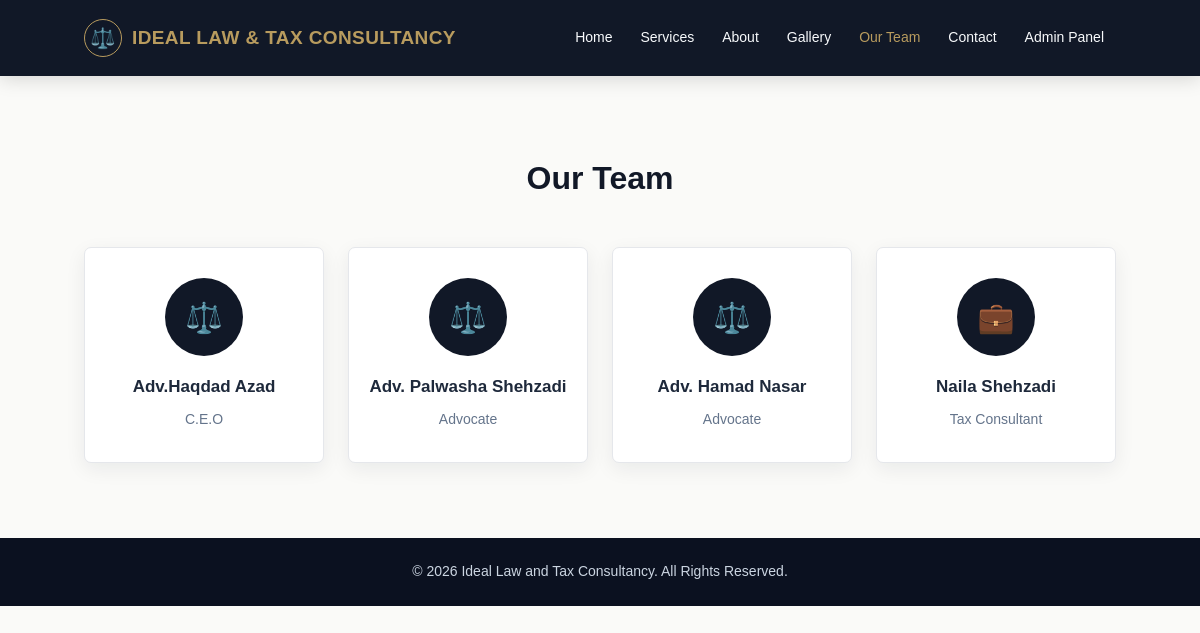
The app's page /team.php with its own data.
### tables this page shows
CREATE TABLE `team_members` (
  `id` int(11) NOT NULL,
  `member_name` varchar(100) NOT NULL,
  `designation` varchar(100) NOT NULL,
  `icon` varchar(20) DEFAULT '⚖️',
  `created_at` timestamp NOT NULL DEFAULT current_timestamp()
);

### public/team.php (the view, shortened to what this page needs)
<?php
require __DIR__ . '/../config/database.php';
$team = $conn->query("SELECT * FROM team_members ORDER BY id ASC");
?>
<!DOCTYPE html>
<html lang="en">
<head>
	<link rel="stylesheet" href="assets/css/index.css?v=6">
</head>
<body>
	<?php include __DIR__ . '/header.php'; ?>
	<section id="team">
		<h2 class="section-title">Our Team</h2>
		<div class="team">
			<?php
			if ($team && $team->num_rows > 0):
				while ($member = $team->fetch_assoc()):
					?>
					<div class="member">
						<div class="member-icon">
							<?php echo htmlspecialchars($member['icon']); ?>
						</div>
						<h3>
							<?php echo htmlspecialchars($member['member_name']); ?>
						</h3>
						<p>
							<?php echo htmlspecialchars($member['designation']); ?>
						</p>
					</div>
					<?php
				endwhile;
			else:
				?>
				<p>No team members available yet.</p>
			<?php endif; ?>
	</section>
	<footer>
		<p>
			© 2026 Ideal Law and Tax Consultancy. All Rights Reserved.
		</p>
	</footer>
</body>
</html>

### public/assets/css/index.css (style rules this page uses)
* { margin: 0; padding: 0; box-sizing: border-box; font-family: Arial, Helvetica, sans-serif; }
html { scroll-behavior: smooth; }
body { background: #fafaf8; color: #1f2937; line-height: 1.7; }
section { padding: 75px 7%; }
.section-title { text-align: center; color: #111827; margin-bottom: 42px; font-size: 32px; font-weight: 700; }
.team { max-width: 1100px; margin: auto; display: grid; grid-template-columns: repeat(4, 1fr); gap: 24px; }
.member { background: #ffffff; text-align: center; padding: 30px 20px; border: 1px solid #e5e7eb; box-shadow: 0 6px 20px rgba(15, 23, 42, 0.07); border-radius: 7px; }
.member-icon { width: 78px; height: 78px; margin: 0 auto 17px; border-radius: 50%; background: #111827; color: #d1b875; display: flex; align-items: center; justify-content: center; font-size: 30px; }
.member h3 { color: #1e293b; margin-bottom: 6px; font-size: 17px; }
.member p { color: #64748b; font-size: 14px; }
footer { background: #0b1120; color: #cbd5e1; text-align: center; padding: 22px; font-size: 14px; }

### records on screen
team_members: icon "⚖️", member_name "Adv.Haqdad Azad", designation "C.E.O"
team_members: icon "⚖️", member_name "Adv. Palwasha Shehzadi", designation "Advocate"
team_members: icon "⚖️", member_name "Adv. Hamad Nasar", designation "Advocate"
team_members: icon "💼", member_name "Naila Shehzadi", designation "Tax Consultant"
